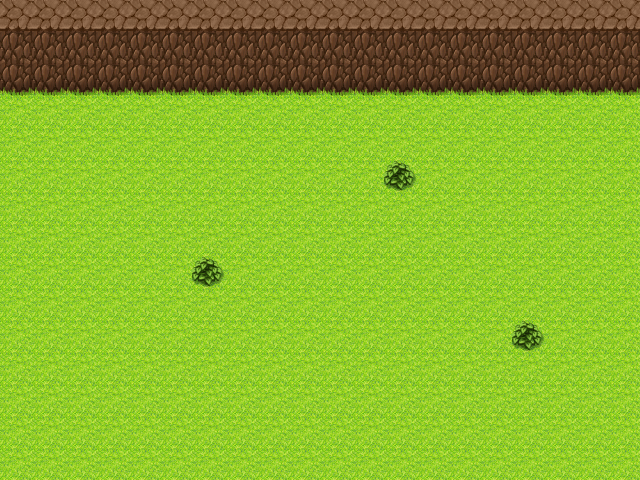

This game map was drawn from its Tiled (.tmx) file and the tilesets committed beside it. A one-line description and the trimmed map source follow:
An orthogonal 20x15 tile map with 32x32 px tiles, 2 tile layers (Calque 1, Calque 2).

<map version="1.2" tiledversion="1.3.3" orientation="orthogonal" renderorder="right-down" width="20" height="15" tilewidth="32" tileheight="32" infinite="0" nextlayerid="3" nextobjectid="1">
 <tileset firstgid="1" source="tileset.tsx" />
 <layer id="1" name="Calque 1" width="20" height="15">
  <data>[300 cells, 300 non-empty, 4 distinct tile ids]</data>
 </layer>
 <layer id="2" name="Calque 2" width="20" height="15">
  <data>[300 cells, 3 non-empty, 1 distinct tile ids]</data>
 </layer>
</map>
